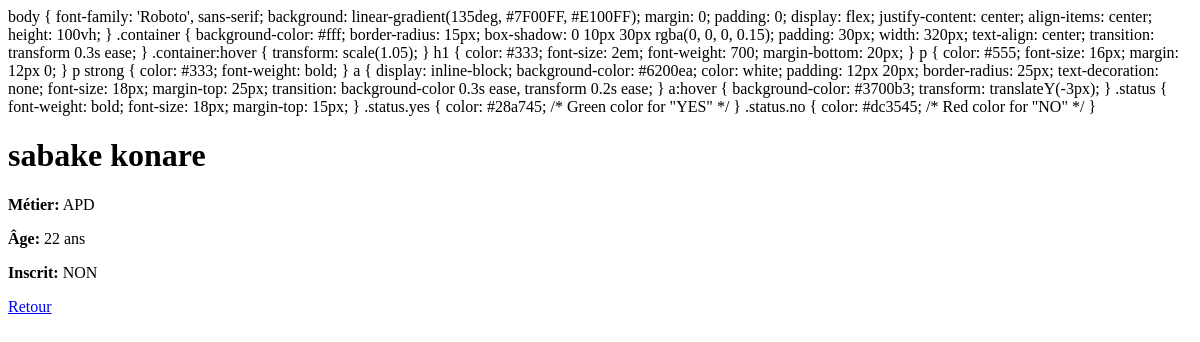
The app's page /details/12, older data.
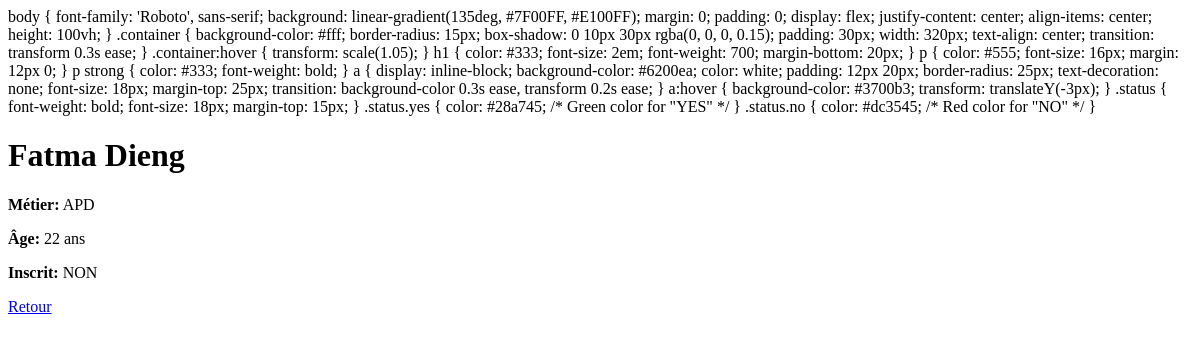
The same page, newer data.
### etudiant/models.py (models this page shows, shortened)
class Etudiant(models.Model):
    METIERS = [('APD' , 'APD'),('DBE' , 'DBE'),('ABD' , 'ABD')]
    nom = models.CharField(max_length=200)
    prenom = models.CharField(max_length=200)
    metiers = models.CharField(max_length=20,choices=METIERS)
    age = models.PositiveIntegerField()
    est_inscrit = models.BooleanField()
    created_at = models.DateTimeField(auto_now_add=True)

### etudiant/views.py (the view)
# urls.py: path('details/<int:id>', details_etudiant , name='details_etudiant'),
def details_etudiant(request, id):
    etudiant = Etudiant.objects.get(id=id)
    return render(request, 'etudiant/etudiants_detail.html', {'etudiant': etudiant})

### etudiant/templates/etudiant/etudiants_detail.html (shortened to what this page needs)
<!DOCTYPE html>
<html lang="fr">
<head>
</head>
<body>
    <div class="container">
        <h1>{{ etudiant.prenom }} {{ etudiant.nom }}</h1>
        <p><strong>Métier:</strong> {{ etudiant.metiers }}</p>
        <p><strong>Âge:</strong> {{ etudiant.age }} ans</p>
        <p><strong>Inscrit:</strong> <span class="status {% if not etudiant.est_inscrit %}no{% endif %}">{% if etudiant.est_inscrit %}OUI{% else %}NON{% endif %}</span></p>
        <a href="{% url 'liste_etudiants' %}">Retour</a>
    </div>
</body>
</html>

Row changes from the older to the newer data that the page shows:
changed Etudiant "APD": prenom "sabake" → "Fatma"; nom "konare" → "Dieng"
